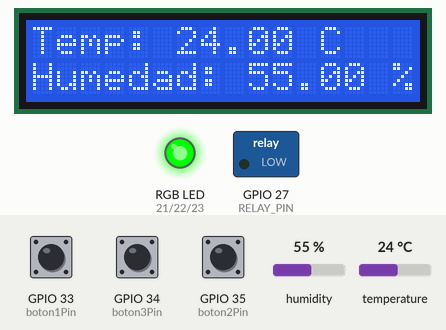
Simulated run of this sketch. Board: ESP32. On the bench: 16×2 character LCD, switched loads named in the sketch (green lamp = pin HIGH), an RGB LED mixed from three pins (HIGH = lit). The inputs (shaded band) are chosen by the test bench; at power-on: GPIO 33 (boton1Pin) HIGH, GPIO 34 (boton3Pin) HIGH, temperature 24 °C, humidity 55 %, GPIO 35 (boton2Pin) HIGH.

Above: at 3.2 s.
3.3 s: GPIO 33 (boton1Pin) pulled LOW for 2.4 s
At 4.7 s:
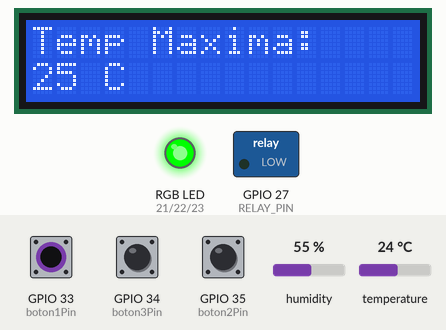
7.2 s: GPIO 34 (boton3Pin) pulled LOW for 2.4 s
At 9.2 s:
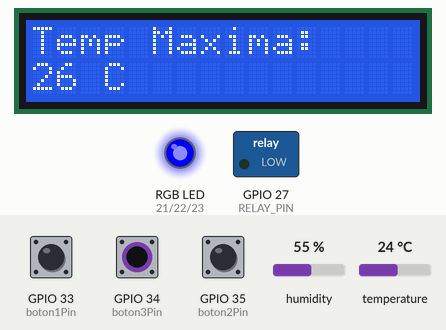
11.1 s: temperature set to 28 °C
At 12.9 s:
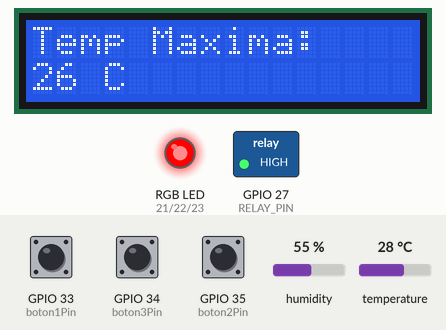
13.8 s: GPIO 33 (boton1Pin) pulled LOW for 2.4 s
At 15.2 s:
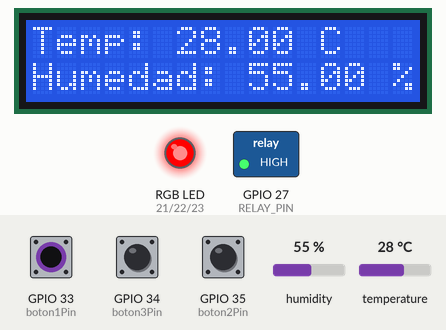
17.7 s: temperature set to 12 °C
At 19.8 s:
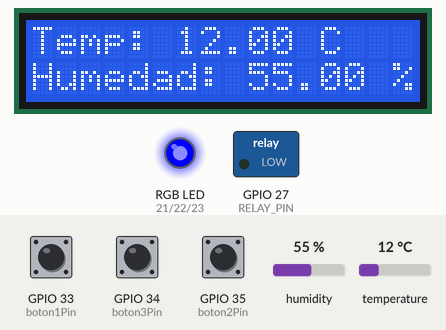
20.4 s: humidity set to 22 %
At 21.0 s:
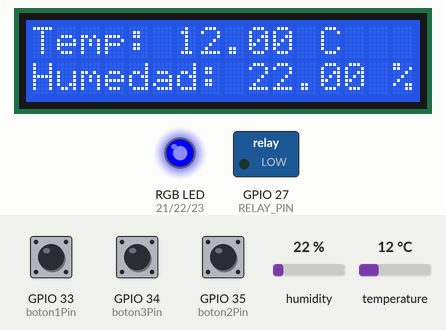
Timing chart, 0 to 23.4 s (numbered marks = the images above; inputs shaded):
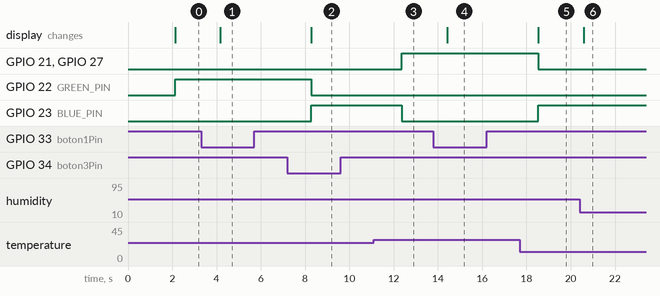

Measured:
- after the input at 3.3 s, the display: changes after 0.88 s (image 1)
- after the input at 7.2 s, GPIO 22 (GREEN_PIN): HIGH → LOW after 1.1 s; GPIO 23 (BLUE_PIN): LOW → HIGH after 1.1 s; the display: changes after 1.1 s (image 2)
- after the input at 11.1 s, GPIO 21 (RED_PIN), GPIO 27 (RELAY_PIN): LOW → HIGH after 1.3 s; GPIO 23 (BLUE_PIN): HIGH → LOW after 1.3 s
- after the input at 13.8 s, the display: changes after 0.62 s (image 4)
- after the input at 17.7 s, GPIO 21 (RED_PIN), GPIO 27 (RELAY_PIN): HIGH → LOW after 0.83 s; GPIO 23 (BLUE_PIN): LOW → HIGH after 0.83 s; the display: changes after 0.83 s (image 5)
- after the input at 20.4 s, the display: changes after 0.18 s (image 6)

The sketch:

LAB_3.ino
```cpp
#include <Wire.h>
#include <LiquidCrystal_I2C.h>
#include <DHT.h>

// Configuraciones del LCD
#define LCD_ADDRESS 0x27  // Dirección del LCD (puede variar según el módulo)
#define LCD_COLUMNS 16
#define LCD_ROWS 2
LiquidCrystal_I2C lcd(LCD_ADDRESS, LCD_COLUMNS, LCD_ROWS);

// Pines de conexión del LCD al ESP32
#define SDA_PIN 5  // SDA conectado al pin D5
#define SCL_PIN 18 // SCL conectado al pin D18

// Configuración del sensor DHT
#define DHTPIN 4       // Pin al que está conectado el sensor LHT11
#define DHTTYPE DHT11  // Tipo de sensor DHT11
DHT dht(DHTPIN, DHTTYPE);

// Pines del LED RGB
#define RED_PIN 21   // Pin del color rojo
#define GREEN_PIN 22 // Pin del color verde
#define BLUE_PIN 23  // Pin del color azul

// Pin del relé para el ventilador
#define RELAY_PIN 27  // Pin al que está conectado el relé

// Variables para los pulsadores
#define boton1Pin 33
#define boton2Pin 35
#define boton3Pin 34

// Variables para el control de la temperatura máxima
volatile int temperatura_maxima = 25;  // Valor inicial de la temperatura máxima
volatile bool mostrarTemperaturaMaxima = false;
volatile bool cambioTemperatura = false;

void IRAM_ATTR ISR_boton1() { //ISR=Interrupt service routine, la funcion se ejecuta cuando hay una interrupcion por el boton 1
  mostrarTemperaturaMaxima = !mostrarTemperaturaMaxima; // Cambiar entre mostrar temperatura/humedad y temperatura máxima
}

void IRAM_ATTR ISR_boton2() { //IRAM_ATTR=Almacenarse en la RAM interna del ESP32
  if(mostrarTemperaturaMaxima){
    temperatura_maxima--; // Disminuir temperatura máxima
    cambioTemperatura = true;
  }
}

void IRAM_ATTR ISR_boton3() {
  if(mostrarTemperaturaMaxima){
    temperatura_maxima++; // Aumentar temperatura máxima
    cambioTemperatura = true;
  }

}

void setup() {
  // Inicializar la comunicación I2C con los pines SDA y SCL
  Wire.begin(SDA_PIN, SCL_PIN);

  // Inicializar el LCD
  lcd.begin(LCD_COLUMNS, LCD_ROWS);
  lcd.backlight(); // Encender la retroiluminación del LCD
  lcd.setCursor(0, 0);
  lcd.print("Inicializando...");

  // Inicializar el sensor DHT
  dht.begin();

  // Configurar los pines del LED RGB como salidas
  pinMode(RED_PIN, OUTPUT);
  pinMode(GREEN_PIN, OUTPUT);
  pinMode(BLUE_PIN, OUTPUT);

  // Configurar el pin del relé como salida
  pinMode(RELAY_PIN, OUTPUT);
  digitalWrite(RELAY_PIN, LOW); // Ventilador apagado inicialmente

  // Configurar los pines de los pulsadores
  pinMode(boton1Pin, INPUT_PULLUP);
  pinMode(boton2Pin, INPUT_PULLUP);
  pinMode(boton3Pin, INPUT_PULLUP);
  // Configurar interrupciones
  attachInterrupt(digitalPinToInterrupt(boton1Pin), ISR_boton1, FALLING);
  attachInterrupt(digitalPinToInterrupt(boton2Pin), ISR_boton2, FALLING);
  attachInterrupt(digitalPinToInterrupt(boton3Pin), ISR_boton3, FALLING);

  delay(2000);  // Esperar a que el sensor esté listo
}
void loop() {
  // Leer temperatura y humedad del sensor DHT11
  float humedad = dht.readHumidity();
  float temperatura = dht.readTemperature();
  // Verificar si las lecturas son válidas
  if (isnan(humedad) || isnan(temperatura)) { //Is not a number
    lcd.clear();
    lcd.setCursor(0, 0);
    lcd.print("Error sensor");
    return;
  }
  // Mostrar temperatura/humedad o temperatura máxima según el estado de 'mostrarTemperaturaMaxima'
  if (mostrarTemperaturaMaxima) {
    lcd.clear();
    lcd.setCursor(0, 0);
    lcd.print("Temp Maxima:");
    lcd.setCursor(0, 1);
    lcd.print(temperatura_maxima);
    lcd.print(" C");
  } else {
    lcd.clear();
    lcd.setCursor(0, 0);
    lcd.print("Temp: ");
    lcd.print(temperatura);
    lcd.print(" C");
    lcd.setCursor(0, 1);
    lcd.print("Humedad: ");
    lcd.print(humedad);
    lcd.print(" %");
  }
  // Actualizar si se cambió la temperatura máxima
  if (cambioTemperatura) {
    if (mostrarTemperaturaMaxima) {
      lcd.setCursor(0, 1);
      lcd.print("                "); // Limpiar la fila
      lcd.setCursor(0, 1);
      lcd.print(temperatura_maxima);
      lcd.print(" C");
    }
    cambioTemperatura = false;
  }
  // Controlar el LED RGB y el ventilador según la temperatura actual y temperatura máxima
  if (temperatura < temperatura_maxima - 1) {
    // Mostrar azul y apagar el ventilador
    digitalWrite(RED_PIN, LOW);
    digitalWrite(GREEN_PIN, LOW);
    digitalWrite(BLUE_PIN, HIGH);
    digitalWrite(RELAY_PIN, LOW);  // Ventilador apagado
  } else if (temperatura >= temperatura_maxima - 1 && temperatura < temperatura_maxima) {
    // Mostrar verde y apagar el ventilador
    digitalWrite(RED_PIN, LOW);
    digitalWrite(GREEN_PIN, HIGH);
    digitalWrite(BLUE_PIN, LOW);
    digitalWrite(RELAY_PIN, LOW);  // Ventilador apagado
  } else {
    // Mostrar rojo y encender el ventilador
    digitalWrite(RED_PIN, HIGH);
    digitalWrite(GREEN_PIN, LOW);
    digitalWrite(BLUE_PIN, LOW);
    digitalWrite(RELAY_PIN, HIGH);  // Ventilador encendido
  }
  // Esperar 2 segundos antes de la siguiente lectura
  delay(2000);
}
```
